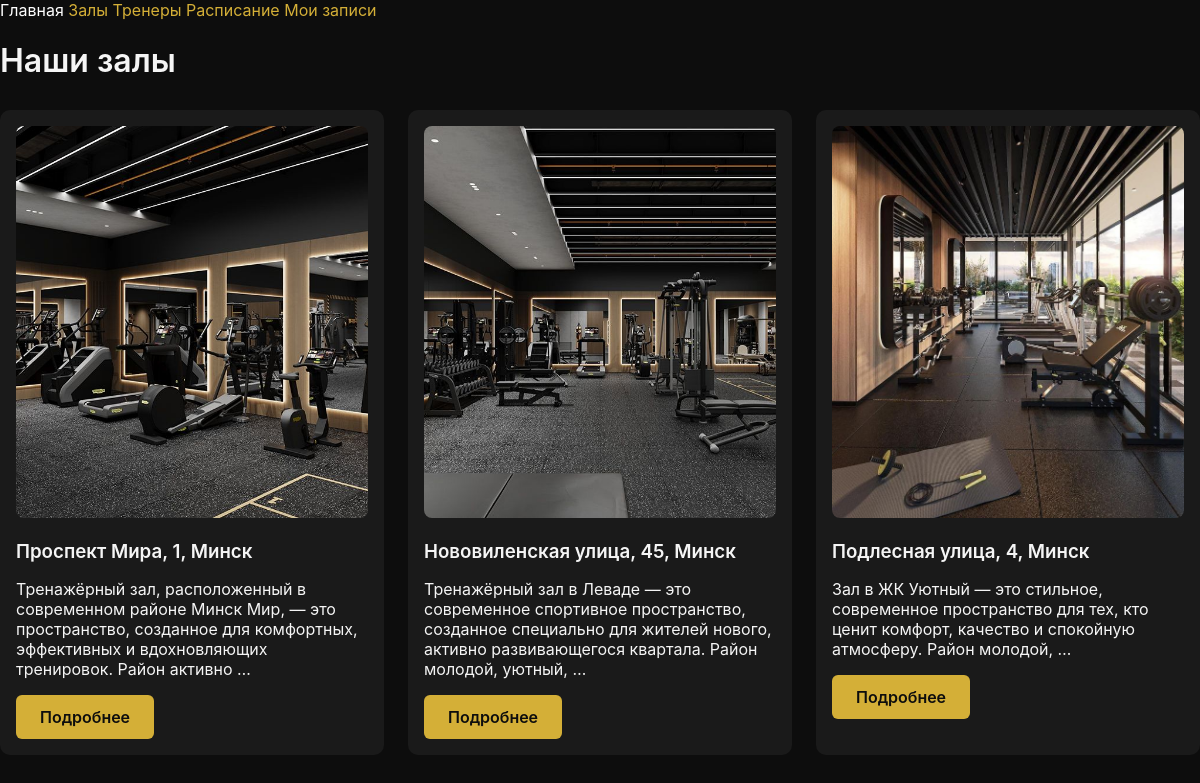
Page /gyms/gyms/ on the earlier database version.
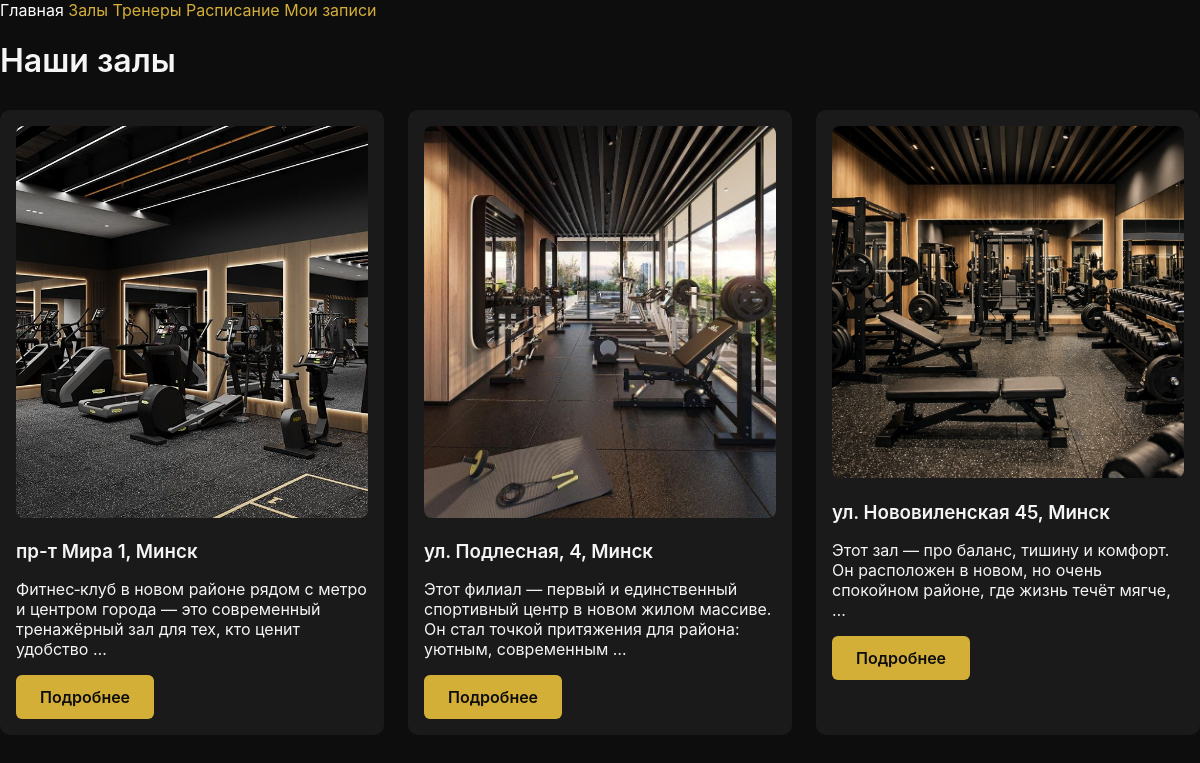
Same page on the later database version.
### gym/models.py (models this page shows, shortened)
class Gym(models.Model):
    address = models.CharField(max_length=255, unique=True, verbose_name='Адрес зала')
    open = models.TimeField(default="08:00", verbose_name="Открытие")
    close = models.TimeField(default="22:00", verbose_name="Закрытие")
    contact_phone = models.CharField(max_length=25, verbose_name='Номер телефона', null=True, blank=True)
    description = models.TextField(blank=True, null=True, verbose_name='Описание зала')
    photo = models.ImageField(
        upload_to='gyms/',
        null=True,
        blank=True,
        verbose_name='Фото зала'
    )
    class Meta:
        verbose_name = "Зал (филиал)"
        verbose_name_plural = "Залы (филиалы)"

### gym/views.py (the view)
# urls.py: path('gyms/', GymsHTMLView.as_view(), name='gyms_list'),
class GymsHTMLView(APIView):
    renderer_classes = [TemplateHTMLRenderer]
    template_name = 'gyms.html'
    def get(self, request, *args, **kwargs):
        gyms = Gym.objects.all()
        return Response({'gyms': gyms})

### gym/templates/gyms.html (shortened to what this page needs)
{% extends 'base.html' %}
{% block content %}
<h1>Наши залы</h1>
<div class="gyms-grid">
  {% for gym in gyms %}
  <div class="gym-card" data-id="{{ gym.id }}">
    <img src="{{ gym.photo.url }}" alt="{{ gym.address }}">
    <h3>{{ gym.address }}</h3>
    <p>{{ gym.description|truncatewords:20 }}</p>
    <a href="{% url 'gym_detail' gym.id %}" class="btn">Подробнее</a>
  </div>
  {% endfor %}
</div>
{% endblock %}

### templates/base.html (shortened to what this page needs)
{% load static %}
<!DOCTYPE html>
<html lang="ru">
<head>
    {% load static %}
    <link rel="stylesheet" href="{% static 'css/auth.css' %}">
    <link rel="stylesheet" href="{% static 'css/styles.css' %}">
</head>
<body>
<header class="header">
    <div class="container header-inner">
        <nav class="nav">
            <a href="{% url 'home_page' %}">Главная</a>
            <a href="{% url 'gyms_list' %}">Залы</a>
            <a href="{% url 'instructors_list' %}">Тренеры</a>
            <a href="{% url 'records:week_trainings' %}">Расписание</a>
            <a href="{% url 'records:my_records' %}">Мои записи</a>
        </nav>
    </div>
</header>
<main class="content container">
    {% block content %}
    {% endblock %}
</main>
</body>
</html>

### static/css/styles.css (style rules this page uses)
body { margin: 0; padding: 0; background: #0D0D0D; color: #F5F5F5; font-family: 'Inter', sans-serif; }
h1, h2, h3 { font-weight: 600; margin-bottom: 10px; }
a { text-decoration: none; color: #D4AF37; transition: 0.3s ease; }
.btn { display: inline-block; padding: 12px 24px; border-radius: 6px; background: #D4AF37; color: #0D0D0D; font-weight: 600; transition: 0.3s ease; }
.gyms-grid, .instructors-grid { display: grid; grid-template-columns: repeat(auto-fit, minmax(260px, 1fr)); gap: 24px; margin-top: 30px; }
.gym-card, .instructor-card { background: #1A1A1A; border-radius: 10px; padding: 16px; transition: 0.3s ease; }
img { width: 100%; border-radius: 8px; }

Differences in the rows shown:
changed Gym: address "Проспект Мира, 1, Минск" → "пр-т Мира 1, Минск"; description "Тренажёрный зал, расположенный в современном районе Минск Мир, — это пространство, созданное для комфортных, эффективных и вдохновляющих тренировок. Район активно …" → "Фитнес‑клуб в новом районе рядом с метро и центром города — это современный тренажёрный зал для тех, кто ценит удобство …"
changed Gym: photo: a different picture; address "Нововиленская улица, 45, Минск" → "ул. Подлесная, 4, Минск"; description "Тренажёрный зал в Леваде — это современное спортивное пространство, созданное специально для жителей нового, активно развивающегося квартала. Район молодой, уютный, …" → "Этот филиал — первый и единственный спортивный центр в новом жилом массиве. Он стал точкой притяжения для района: уютным, современным …"
changed Gym: photo: a different picture; address "Подлесная улица, 4, Минск" → "ул. Нововиленская 45, Минск"; description "Зал в ЖК Уютный — это стильное, современное пространство для тех, кто ценит комфорт, качество и спокойную атмосферу. Район молодой, …" → "Этот зал — про баланс, тишину и комфорт. Он расположен в новом, но очень спокойном районе, где жизнь течёт мягче, …"
